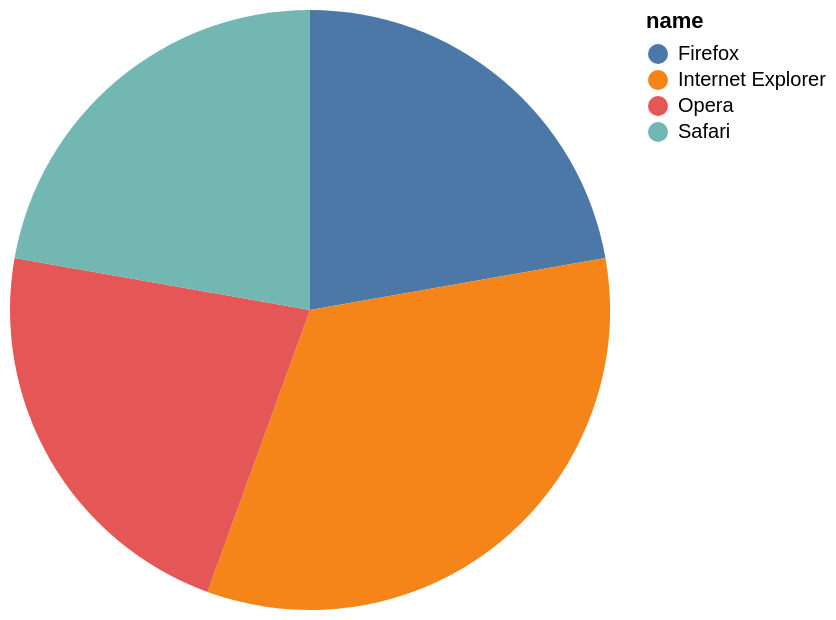

Describe this chart as a Vega-Lite specification.
### Vega-Lite specification from a JSON file in a GitHub repository (floating-point values rounded to 4 significant figures)
{"data": {"values": [{"x_data": "Firefox", "y_data": 2}, {"x_data": "Internet Explorer", "y_data": 3}, {"x_data": "Opera", "y_data": 2}, {"x_data": "Safari", "y_data": 2}]}, "mark": "arc", "encoding": {"theta": {"field": "y_data", "type": "quantitative", "title": "COUNT(name)"}, "color": {"field": "x_data", "type": "nominal", "title": "name"}}}
